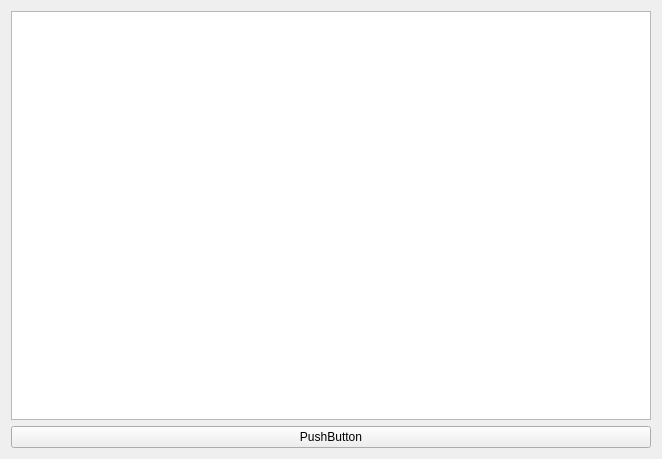
<?xml version="1.0" encoding="UTF-8"?>
<ui version="4.0">
 <class>Form</class>
 <widget class="QWidget" name="Form">
  <property name="geometry">
   <rect>
    <x>0</x>
    <y>0</y>
    <width>662</width>
    <height>459</height>
   </rect>
  </property>
  <property name="windowTitle">
   <string>Form</string>
  </property>
  <layout class="QVBoxLayout" name="verticalLayout">
   <item>
    <widget class="QGraphicsView" name="graphicsView"/>
   </item>
   <item>
    <widget class="QPushButton" name="pushButton">
     <property name="text">
      <string>PushButton</string>
     </property>
    </widget>
   </item>
  </layout>
 </widget>
 <resources/>
 <connections/>
</ui>
